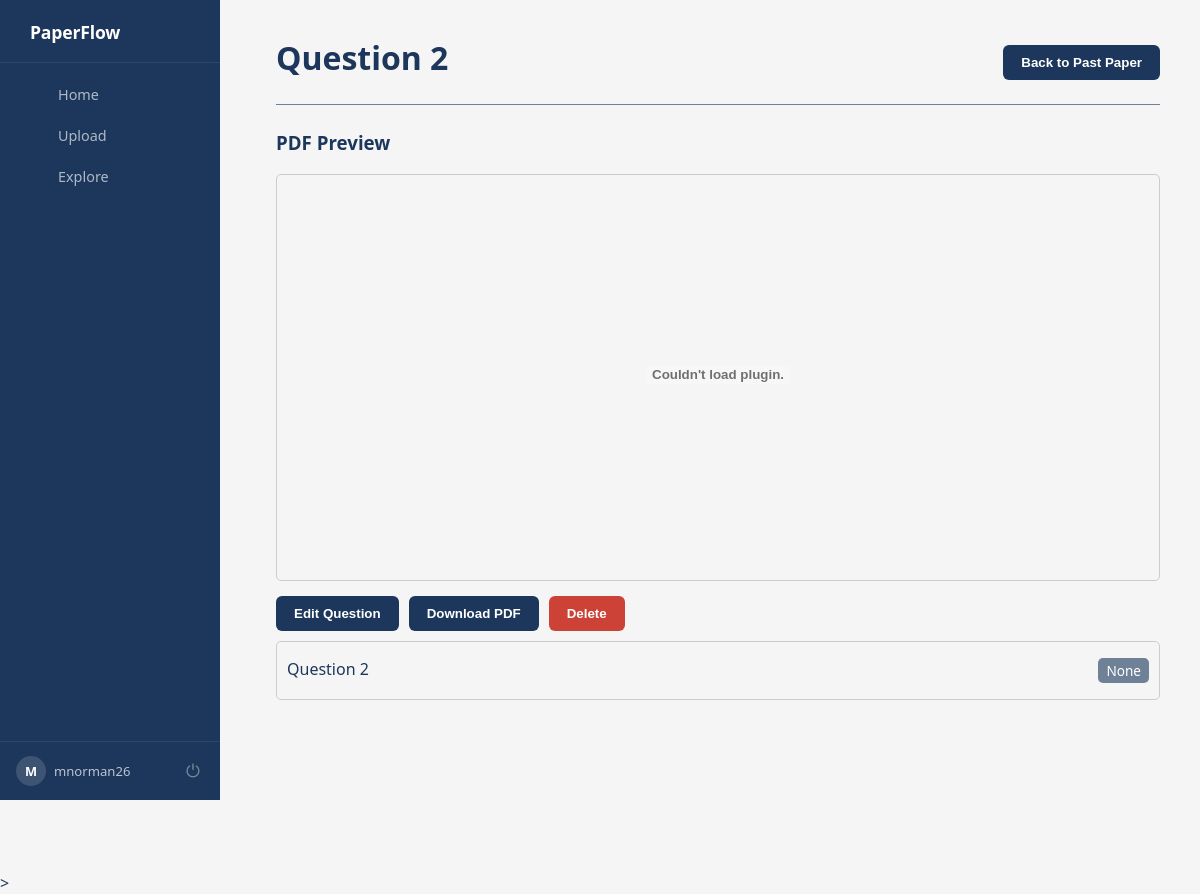
The page /question/2 (signed in) on the database as committed earlier.
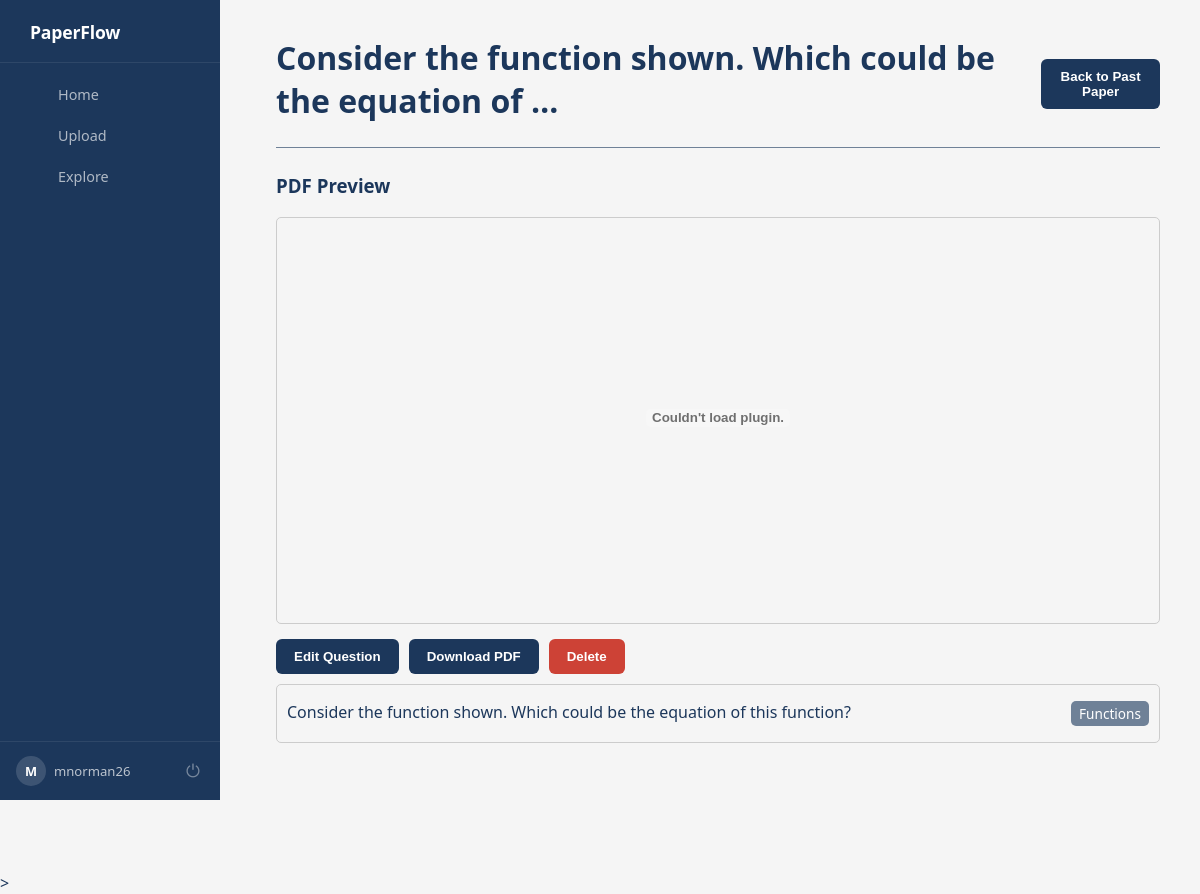
The same page on the database as committed later.
### models.py (models this page shows)
class User(db.Model, UserMixin):
    __tablename__ = 'user'
    id = db.Column(db.Integer, primary_key=True)
    username = db.Column(db.String(150), unique=True, nullable=False)
    password_hash = db.Column(db.String(200), nullable=False)
    papers = db.relationship('UserPaper', backref='user', lazy=True)

class Question(db.Model):
    id = db.Column(db.Integer, primary_key=True)
    paper_id = db.Column(db.Integer, db.ForeignKey('past_paper.id'), nullable=False)
    filename = db.Column(db.String(200), nullable=True)
    text = db.Column(db.Text, nullable=True)
    tags = db.Column(db.String(200), nullable=True)

### app.py (the view)
@app.route('/question/<int:question_id>')
@login_required
def view_question(question_id):
    from models import Question
    question = Question.query.get(question_id)
    if not question:
        abort(404)
    return render_template('view_question.html', question=question)

### templates/view_question.html (shortened to what this page needs)
{% extends "base.html" %}
{% block content %}
    <header style="display: flex; justify-content: space-between; align-items: center;">
        <h1>{{ question.text[:60] }}{% if question.text|length > 60 %}…{% endif %}</h1>
        {% from "macros.html" import flash_messages %}
        <a href="{{ url_for('view_paper', paper_id=question.paper_id) }}"><button>Back to Past Paper</button></a>
    </header>
{% if question.filename %}
    <h3>PDF Preview</h3>
    <div style="border: 1px solid #ccc; border-radius: 5px; margin-bottom: 5px;">
        <embed src="{{ url_for('question_pdf', filename=question.filename) }}" type="application/pdf" width="100%" height="400px">
    </div>
{% else %}
<div style="display: flex; justify-content: space-between; align-items: center;">
    <p>No PDF available for this question.</p>
</div>
{% endif %}
<div style="display: flex; gap: 10px; margin-top: 15px; padding-bottom: 10px;">
    <a href="{{ url_for('edit_question', question_id=question.id) }}">
        <button>Edit Question</button>
    </a>
    {% if question.filename %}
    <a href="{{ url_for('uploaded_question', filename=question.filename) }}" download>
        <button type="submit" class="btn btn-primary">
            Download PDF
        </button>
    </a>
    {% endif %}
    <form action="{{ url_for('delete_question', question_id=question.id) }}" method="POST" style="display:inline;">
        <button style="background-color: #cd4236;">Delete</button>
    </form>
</div>
<div style="padding-left: 10px; border: 1px solid #ccc; border-radius: 5px; display: flex; justify-content: space-between">
    <p>{{ question.text }}</p>
    {% if question.tags %}
        <p style="padding-right: 5px">
            {% for tag in question.tags.split(',') %}
                <span class="tag">{{ tag.strip() }}</span>
            {% endfor %}
        </p>
    {% endif %}
</div>
{% endblock %}

### templates/base.html (shortened to what this page needs)
<!DOCTYPE html>
<html lang="en">
<head>
                <link rel="stylesheet" href="{{ url_for('static', filename='css/style.css') }}">
                    </head>
                    <body>
                         <nav class="sidebar">
                                  <div class="brand">
                                                          <span class="brand-name">PaperFlow</span>
                                                                  </div>
                                                                           <div class="nav-links">
                                                                                       {% if current_user.is_authenticated %}
                                                                                                       <a href="{{ url_for('index') }}" class="nav-link {% if request.endpoint == 'index' %}active{% endif %}">
                                                                                                                            Home
                                                                                                                                           </a>
                                                                                                                                                           <a href="{{ url_for('upload') }}" class="nav-link ">
                                                                                                                                                                                Upload
                                                                                                                                                                                               </a>
                                                                                                                                                                                                               <a href="{{ url_for('explore') }}" class="nav-link ">
                                                                                                                                                                                                                                   Explore
                                                                                                                                                                                                                                                   </a>
                                                                                                                                                                                                                                                                                                                                                                                   {% endif %}
                                                                                                                                                                                                                                                                                                                                                                                           </div>
                                                                                                                                                                                                                                                                                                                                                                                                    {% if current_user.is_authenticated %}
                                                                                                                                                                                                                                                                                                                                                                                                            <div class="sidebar-footer">
                                                                                                                                                                                                                                                                                                                                                                                                                        <div class="user-info">
                                                                                                                                                                                                                                                                                                                                                                                                                                        <div class="user-avatar">{{ current_user.username[0].upper() }}</div>
                                                                                                                                                                                                                                                                                                                                                                                                                                                        <span class="user-name">{{ current_user.username }}</span>
                                                                                                                                                                                                                                                                                                                                                                                                                                                                    </div>
                                                                                                                                                                                                                                                                                                                                                                                                                                                                                <a href="{{ url_for('logout') }}" class="logout-btn" title="Logout">⏻</a>
                                                                                                                                                                                                                                                                                                                                                                                                                                                                                        </div>
                                                                                                                                                                                                                                                                                                                                                                                                                                                                                                {% endif %}
                                                                                                                                                                                                                                                                                                                                                                                                                                                                                                     </nav>
                                                                                                                                                                                                                                                                                                                                                                                                                                                                                                          <div class="page-content">
                                                                                                                                                                                                                                                                                                                                                                                                                                                                                                                  <div class="main-content">
                                                                                                                                                                                                                                                                                                                                                                                                                                                                                                                              {% block content %}{% endblock %}
                                                                                                                                                                                                                                                                                                                                                                                                                                                                                                                                      </div>
                                                                                                                                                                                                                                                                                                                                                                                                                                                                                                                                          </div>
                                                                                                                                                                                                                                                                                                                                                                                                                                                                                                                                           </body>
                                                                                                                                                                                                                                                                                                                                                                                                                                                                                                                                           </html>>

Rows that differ between the two databases and show on the page:
changed Question: text "Question 2" → "Consider the function shown. Which could be the equation of"; text "Question 2" → "Consider the function shown. Which could be the equation of this function?"; strip "None" → "Functions"
